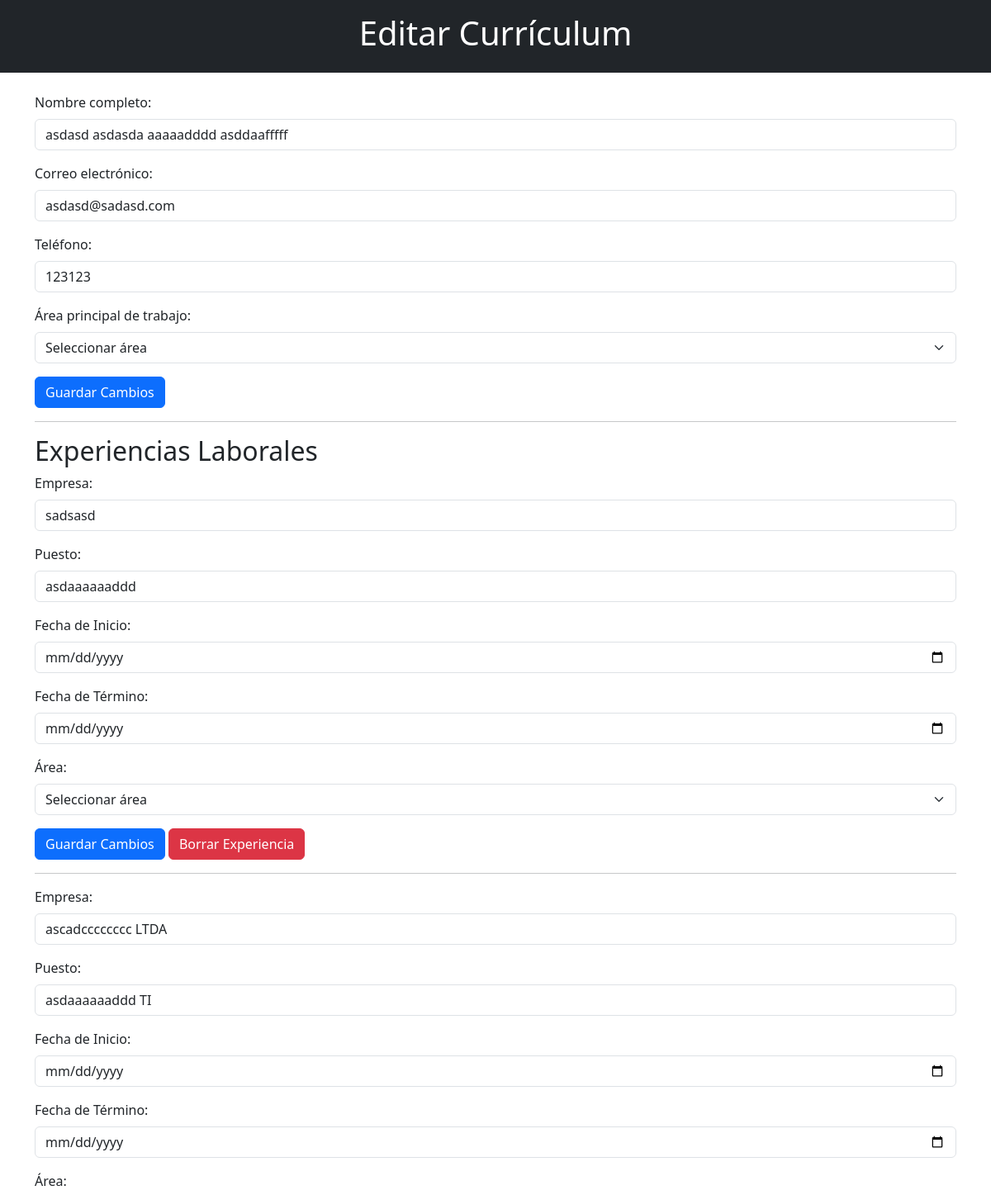
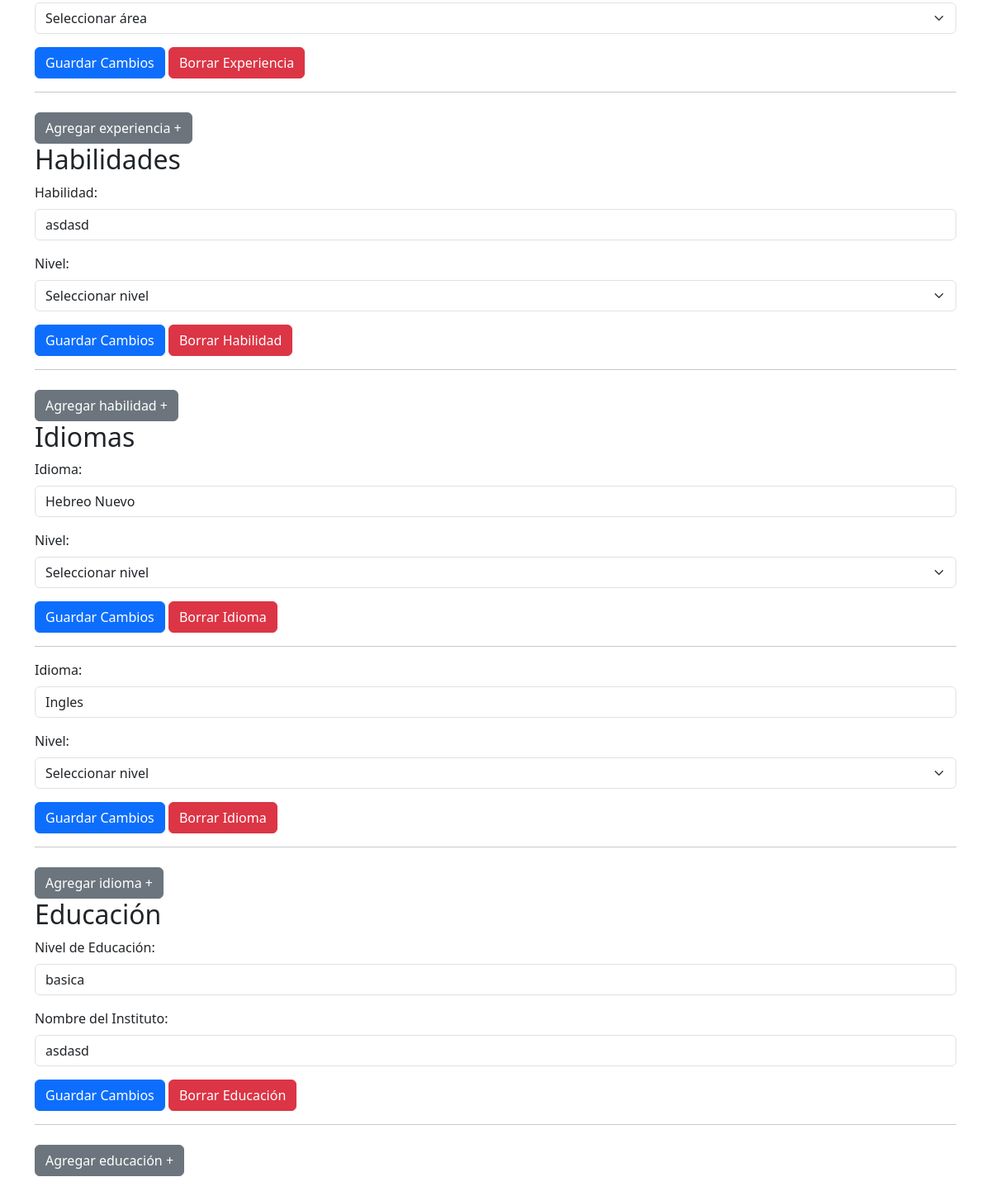
Page /App_curriculums/Home/currch (signed in) on the committed database (2 pictures, top to bottom).
### App_curriculums/models.py (models this page shows)
class Curriculums(models.Model):
    id = models.AutoField(primary_key=True, null=False,unique=True)
    nombre_completo = models.CharField(max_length=162, null=True, blank= True)
    email = models.EmailField(max_length=254, null=False, blank=False, unique=True)
    nombre_usu = models.ForeignKey(Usuarios, on_delete=models.CASCADE, to_field='nombre_usu')
    telefono = models.IntegerField(null=True,blank=True,unique=True)
    area = models.CharField(max_length=254,blank=True,null=False,default='Area no especificada')
    puntaje = models.IntegerField(null=True, blank=True)

class Experiencias(models.Model):
    id = models.AutoField(primary_key= True, null=False, unique=True)
    nombre_usu = models.ForeignKey(Usuarios, on_delete=models.CASCADE, to_field='nombre_usu')
    empresa = models.CharField(max_length=254,null=False,blank=True)
    puesto = models.CharField(max_length=254,null=False,blank=True)
    desde = models.DateTimeField(null=False,blank=False)
    hasta = models.DateTimeField(null=False,blank=False)
    area = models.CharField(max_length=254,blank=True,null=False,default='Area no especificada')
    archivo_experiencia = models.CharField(max_length=2,null=False,blank=False)
    puntos = models.IntegerField(null=False,blank=False,default=10)

class Habilidades(models.Model):
    id = models.AutoField(primary_key=True, null=False, unique=True)
    nombre_usu = models.ForeignKey(Usuarios, on_delete=models.CASCADE, to_field='nombre_usu')
    habilidad = models.CharField(max_length=254,null=False,blank=True)
    nivel = models.CharField(max_length=14,null=False,blank=False,default='No seleccionado')
    area = models.CharField(max_length=254,blank=True,null=False,default='Area no especificada')
    archivo_habilidad = models.CharField(max_length=2,null=True,blank=True)
    puntos = models.IntegerField(null=False,blank=False,default=10)

class Idiomas(models.Model):
    id = models.AutoField(primary_key=True, null=False, unique=True)
    nombre_usu = models.ForeignKey(Usuarios, on_delete=models.CASCADE, to_field='nombre_usu')
    idioma = models.CharField(max_length=254,blank=True,null=False)
    nivel_idioma = models.CharField(max_length=54,blank=False,null=False,default='No seleccionado')
    area = models.CharField(max_length=254,blank=True,null=False,default='Area no especificada')
    archivo_idioma = models.CharField(max_length=2,null=True,blank=True)
    puntos = models.IntegerField(null=False,blank=False,default=10)

class Educaciones(models.Model):
    id = models.AutoField(primary_key=True, null=False, unique=True)
    nombre_usu = models.ForeignKey(Usuarios, on_delete=models.CASCADE, to_field='nombre_usu')
    nivel_educacion = models.CharField(max_length=54,blank=False,null=False)
    nombre_instituto = models.CharField(max_length=254,blank=True,null=False)
    curso = models.CharField(max_length=254,blank=True,null=False)
    curso_termino = models.CharField(max_length=254,blank=True,null=False)
    desde = models.DateTimeField(null=False,blank=False)
    hasta = models.DateTimeField(null=False,blank=False)
    area = models.CharField(max_length=254,blank=True,null=False,default='Area no especificada')
    archivo_educacion = models.CharField(max_length=2,null=True,blank=True)
    puntos = models.IntegerField(null=False,blank=False,default=10)

### App_curriculums/views.py (the view)
# urls.py: path('/Home/currch',views.Editar_curriculum,name='Editar_curriculum'),
def Editar_curriculum(request):
    nombre_usuario = request.session.get('nombre_usu')
    usuario=Usuarios.objects.get(nombre_usu=nombre_usuario)
    curriculum = Curriculums.objects.get(nombre_usu=usuario)
    experiencias_laborales = Experiencias.objects.filter(nombre_usu=usuario)
    habilidades = Habilidades.objects.filter(nombre_usu=usuario)
    idiomas=Idiomas.objects.filter(nombre_usu=usuario)
    educacion=Educaciones.objects.filter(nombre_usu=usuario)
    context = {'curriculum':curriculum, 'experiencias_laborales':experiencias_laborales,'habilidades':habilidades,'idiomas':idiomas,'educacion':educacion}
    return render(request, 'html/editar_curriculum.html',context)

### App_curriculums/templates/html/editar_curriculum.html (shortened to what this page needs)
{% load static %}
<!DOCTYPE html>
<html lang="es">
<head>
    <link rel="stylesheet" type="text/css" href="{% static 'App_curriculums/css/info_cvp.css' %}">
    <link rel="stylesheet" href="https://cdn.jsdelivr.net/npm/bootstrap@5.3.0/dist/css/bootstrap.min.css">
</head>
<body>
    <header class="bg-dark text-white text-center py-3">
        <h1>Editar Currículum</h1>
    </header>
    {% if curriculum %}
    <section id="edit-resume" class="container my-4">
        <form method="post" action="#" enctype="multipart/form-data">
            <div class="mb-3">
                <label for="nombre" class="form-label">Nombre completo:</label>
                <input type="text" class="form-control" id="nombre" name="nombre" value="{{ curriculum.nombre_completo }}" required>
            </div>
            <div class="mb-3">
                <label for="correo" class="form-label">Correo electrónico:</label>
                <input type="email" class="form-control" id="correo" name="correo" value="{{ curriculum.email }}" required>
            </div>
            <div class="mb-3">
                <label for="telefono" class="form-label">Teléfono:</label>
                <input type="tel" class="form-control" id="telefono" name="telefono" value="{{ curriculum.telefono }}">
            </div>
            <div class="mb-3">
                <label for="area" class="form-label">Área principal de trabajo:</label>
                <select class="form-select" id="area" name="area" required>
                    <option value="" disabled selected>Seleccionar área</option>
                </select>
            </div>
            <button type="submit" class="btn btn-primary">Guardar Cambios</button>
        </form>
        <hr>
        <h2>Experiencias Laborales</h2>
        {% for experiencia in experiencias_laborales %}
            <form method="post" action="#">
                <div class="mb-3">
                    <label for="empresa" class="form-label">Empresa:</label>
                    <input type="text" class="form-control" id="empresa" name="empresa" value="{{ experiencia.empresa }}" required>
                </div>
                <div class="mb-3">
                    <label for="puesto" class="form-label">Puesto:</label>
                    <input type="text" class="form-control" id="puesto" name="puesto" value="{{ experiencia.puesto }}" required>
                </div>
                <div class="mb-3">
                    <label for="fechaInicio" class="form-label">Fecha de Inicio:</label>
                    <input type="date" class="form-control" id="fechaInicio" name="fechaInicio" value="{{ experiencia.fecha_inicio }}" required>
                </div>
                <div class="mb-3">
                    <label for="fechaTermino" class="form-label">Fecha de Término:</label>
                    <input type="date" class="form-control" id="fechaTermino" name="fechaTermino" value="{{ experiencia.fecha_termino }}">
                </div>
                <div class="mb-3">
                    <label for="area" class="form-label">Área:</label>
                    <select class="form-select" id="area" name="area" required>
                        <option value="" disabled selected>Seleccionar área</option>
                    </select>
                </div>
                <button type="submit" class="btn btn-primary">Guardar Cambios</button>
                <a href="#" class="btn btn-danger">Borrar Experiencia</a>
            </form>
            <hr>
        {% endfor %}
        <button type="button" class="btn btn-secondary mt-2" data-bs-toggle="modal" data-bs-target="#experienciaModal">Agregar experiencia +</button>
        <h2>Habilidades</h2>
        {% for habilidad in habilidades %}
            <form method="post" action="#">
                <div class="mb-3">
                    <label for="habilidad" class="form-label">Habilidad:</label>
                    <input type="text" class="form-control" id="habilidad" name="habilidad" value="{{ habilidad.habilidad }}" required>
                </div>
                <div class="mb-3">
                    <label for="nivel" class="form-label">Nivel:</label>
                    <select class="form-select" id="nivel" name="nivel" required>
                        <option value="" disabled selected>Seleccionar nivel</option>
                    </select>
                </div>
                <button type="submit" class="btn btn-primary">Guardar Cambios</button>
                <a href="#" class="btn btn-danger">Borrar Habilidad</a>
            </form>
            <hr>
        {% endfor %}
        <button type="button" class="btn btn-secondary mt-2" data-bs-toggle="modal" data-bs-target="#habilidadModal">Agregar habilidad +</button>
        <h2>Idiomas</h2>
        {% for idioma in idiomas %}
            <form method="post" action="#">
                <div class="mb-3">
                    <label for="idioma" class="form-label">Idioma:</label>
                    <input type="text" class="form-control" id="idioma" name="idioma" value="{{ idioma.idioma }}" required>
                </div>
                <div class="mb-3">
                    <label for="nivel_idioma" class="form-label">Nivel:</label>
                    <select class="form-select" id="nivel_idioma" name="nivel_idioma" required>
                        <option value="" disabled selected>Seleccionar nivel</option>
                    </select>
                </div>
                <button type="submit" class="btn btn-primary">Guardar Cambios</button>
                <a href="#" class="btn btn-danger">Borrar Idioma</a>
            </form>
            <hr>
        {% endfor %}
        <button type="button" class="btn btn-secondary mt-2" data-bs-toggle="modal" data-bs-target="#idiomaModal">Agregar idioma +</button>
        <h2>Educación</h2>
        {% for edu in educacion %}
            <form method="post" action="#">
                <div class="mb-3">
                    <label for="nivel_educacion" class="form-label">Nivel de Educación:</label>
                    <input type="text" class="form-control" id="nivel_educacion" name="nivel_educacion" value="{{ edu.nivel_educacion }}" required>
                </div>
                <div class="mb-3">
                    <label for="nombre_instituto" class="form-label">Nombre del Instituto:</label>
                    <input type="text" class="form-control" id="nombre_instituto" name="nombre_instituto" value="{{ edu.nombre_instituto }}" required>
                </div>
                <button type="submit" class="btn btn-primary">Guardar Cambios</button>
                <a href="#" class="btn btn-danger">Borrar Educación</a>
            </form>
            <hr>
        {% endfor %}
        <button type="button" class="btn btn-secondary mt-2" data-bs-toggle="modal" data-bs-target="#educacionModal">Agregar educación +</button>
    </section>
    {% endif %}
</body>
</html>

### static/App_curriculums/css/info_cvp.css (style rules this page uses)
body { font-family: Arial, sans-serif; margin: 20px; }
header { background-color: #333; color: white; text-align: center; padding: 10px; }
h2 { color: #333; }
button { background-color: #4CAF50; color: white; padding: 10px 20px; text-align: center; text-decoration: none; display: inline-block; font-size: 16px; cursor: pointer; }

### rows in the picture
Curriculums: nombre "asdasd asdasda aaaaadddd asddaafffff", correo "asdasd@sadasd.com", telefono "123123"
Experiencias: empresa "sadsasd", puesto "asdaaaaaaddd"
Experiencias: empresa "ascadcccccccc LTDA", puesto "asdaaaaaaddd TI"
Habilidades: habilidad "asdasd"
Idiomas: idioma "Hebreo Nuevo"
Idiomas: idioma "Ingles"
Educaciones: nivel_educacion "basica", nombre_instituto "asdasd"
